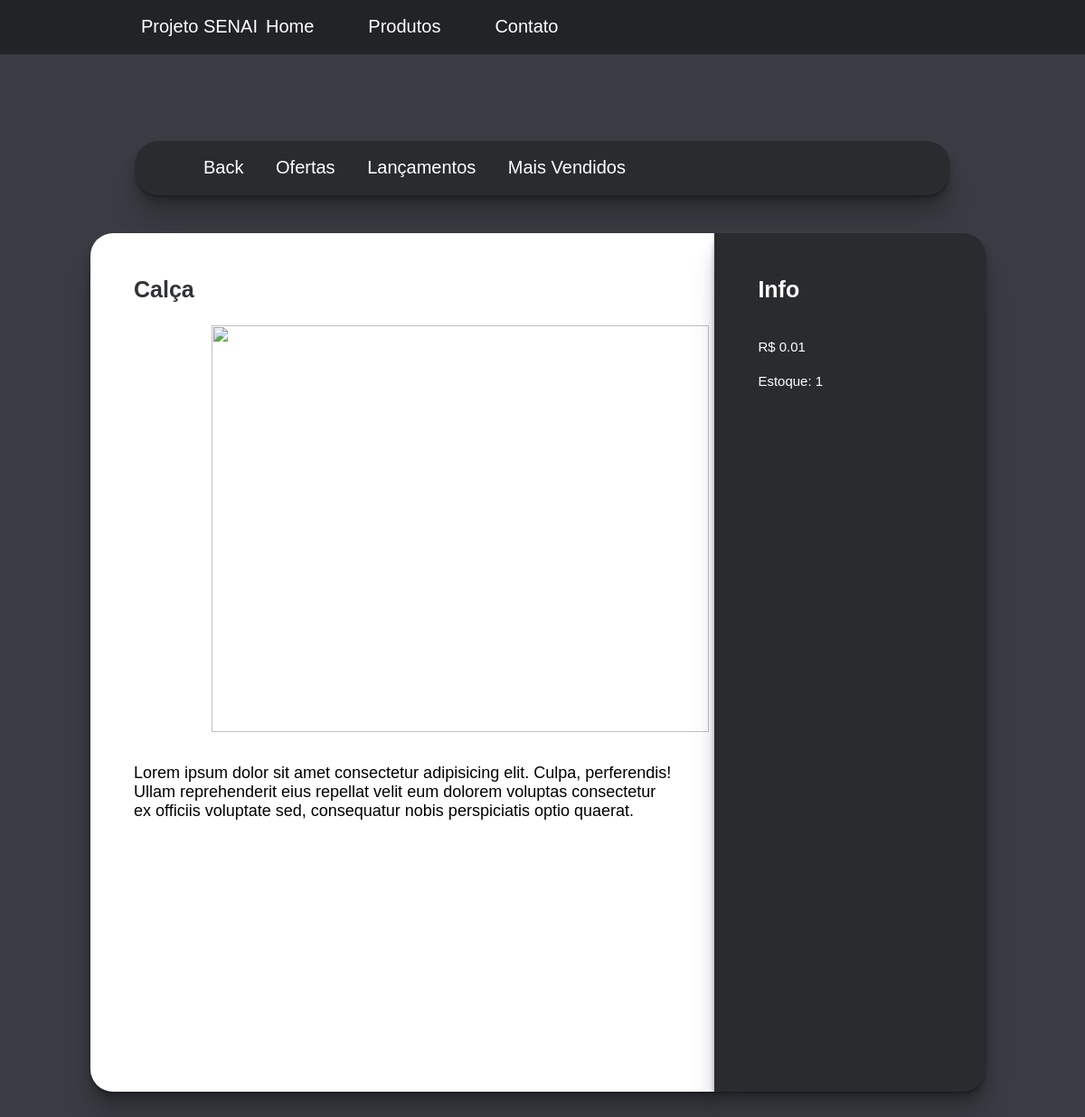
The page /produto/18 on the database its author committed.
### core/models.py (models this page shows, shortened)
class Produto(models.Model):
    nome = models.CharField(max_length=100)
    preco = models.DecimalField(decimal_places=2, max_digits=5)
    description = models.TextField(max_length=1250)
    image = CloudinaryField(blank=True)
    image_1 = CloudinaryField(blank=True)
    image_2 = CloudinaryField(blank=True)
    image_3 = CloudinaryField(blank=True)
    image_4 = CloudinaryField(blank=True)
    estoque = models.IntegerField()

### core/views.py (the view)
# urls.py: path('produto/<int:id>', produto, name='produto'),
def produto(request, id):
    produto = Produto.objects.get(id=id)
    context = {
        'produto': produto
    }
    return render(request, 'produto.html', context)

### core/templates/produto.html (shortened to what this page needs)
{% load static %} {% load cloudinary %}
<!DOCTYPE html>
<html lang="pt-br">
<head>
    <link rel="stylesheet" href="{% static 'css/fundo.css' %}">
    <link rel="stylesheet" href="{% static 'css/navbar.css' %}">
    <link rel="stylesheet" href="{% static 'css/button.css' %}">
    <link rel="stylesheet" href="{% static 'css/style-produto.css' %}">
</head>
<body>
<nav>
    <a class="logo">Projeto SENAI</a>
        <ul class="left">
            <li><a href="http://localhost:8000/home" class="button001" >Home</a></li>
            <li><a href="http://localhost:8000/produtos" class="button001" >Produtos</a></li>
            <li><a href="http://localhost:8000/contato" class="button001" >Contato</a></li>
    </ul>
</nav>
<div class="container-nav">
    <nav class="nav-produto">
        <ul>
            <li><a href="http://localhost:8000/produtos" class="button004">Back</a></li>
            <li><a href="#" class="button004">Ofertas</a></li>
            <li><a href="#" class="button004">Lançamentos</a></li>
            <li><a href="#" class="button004">Mais Vendidos</a></li>
        </ul>
    </nav>
</div>
<div class="container">
<div class="box-1">
    <h1>{{produto.nome}}</h1>
<div class="pimg-container">
    {% if produto.image %}
    <img class="pimg-1" src="{{produto.image_1.url}}" alt="">
    {% else %}
    <img class="pimg-1" src="{% static 'images/defalt-p.jpg' %}" alt="">
    <img class="pimg-2" src="{% static 'images/defalt-p.jpg' %}" alt="">
    <img class="pimg-3" src="{% static 'images/defalt-p.jpg' %}" alt="">
    <img class="pimg-4" src="{% static 'images/defalt-p.jpg' %}" alt="">
    {% endif %}
</div>
    <div class="coment-1">
        <ul class="description">
            <li>{{produto.description}}</li>
        </ul>
    </div>
</div>
<div class="box-2">
    <h2>Info</h2>
    <div class="coment-2">
        <ul class="info">
            <li>R$ {{produto.preco}}</li>
            <li>Estoque: {{produto.estoque}}</li>
        </ul>
    </div>
</div>
</div>
</body>
</html>

### core/static/css/fundo.css (style rules this page uses)
body { background-color: #393C42; overflow-y: overlay; font-family: sans-serif; }

### core/static/css/navbar.css (style rules this page uses)
* { margin: 0; padding: 0; box-sizing: border-box; }
nav { background-color: #212326; width: 100%; height: 60px; font-size: 20px; }
.logo { color: #ffffff; position: absolute; padding: 18.3px 0px; margin-left: 13%; }
.left li a { text-decoration: none; color: #ffffff; }
.left li { list-style: none; float: left; padding:0px 15px; }
.left { padding:0px 22%; }
.container-nav { flex-direction: row; justify-content: center; align-items: center; margin-top: 8%; display: flex; }
.nav-produto { box-shadow: 0 1px 1px rgba(0, 0, 0, 0.11), 0 2px 2px rgba(0, 0, 0, 0.11),0 4px 4px rgba(0, 0, 0, 0.11), 0 8px 8px rgba(0, 0, 0, 0.11),0 16px 16px rgba(0, 0, 0, 0.11), 0 32px 32px rgba(0, 0, 0, 0.11); border-radius: 25px; background-color: #292B2F; width: 75%; height: 60px; font-size: 20px; padding:0px 5%; }
.nav-produto li { display: inline-block; text-decoration: none; }
.nav-produto li a { text-decoration: none; color: #fff; }

### core/static/css/button.css (style rules this page uses)
.button001 { display: inline-block; padding: 18.3px 15px; cursor: pointer; }
.button004 { display: inline-block; padding: 18.3px 15px; cursor: pointer; }

### core/static/css/style-produto.css (style rules this page uses)
.container { width: 99.2vw; margin-top: 42px; display: inline-flex; flex-direction: row; justify-content: center; align-items: center; margin-bottom: 10%; }
h1 { color: #2F3136; font-size: 25px; }
.box-1 { box-shadow:0 1px 1px rgba(0,0,0,0.11),0 2px 2px rgba(0,0,0,0.11),0 4px 4px rgba(0,0,0,0.11),0 8px 8px rgba(0,0,0,0.11),0 16px 16px rgba(0,0,0,0.11),0 32px 32px rgba(0,0,0,0.11); border-radius: 25px 0px 0px 25px; width: 58%; height: 950px; background: #ffff; padding:48px 48px; }
.coment-1 { padding:20px 0px; font-size: 18px; }
.description { margin-top: 5px; list-style: none; margin-top: 15px; }
.info li { margin-top: 10%; list-style: none; }
.pimg-container { margin-top: 25px; margin-left: 12%; display: grid; grid-template-columns:auto 1fr 1fr; grid-template-areas: "pimg-1 pimg-2" "pimg-1 pimg-3" "pimg-1 pimg-4" ; }
.pimg-1 { width: 550px; height: 450px; grid-area: pimg-1; margin-left: 15px; }
h2 { color: #ffff; font-size: 25px; }
.box-2 { box-shadow:0 1px 1px rgba(0,0,0,0.11),0 2px 2px rgba(0,0,0,0.11),0 4px 4px rgba(0,0,0,0.11),0 8px 8px rgba(0,0,0,0.11),0 16px 16px rgba(0,0,0,0.11),0 32px 32px rgba(0,0,0,0.11); border-radius: 0px 25px 25px 0px; width: 300px; height: 950px; background: #292B2F; padding:48px 48px; }
.coment-2 { color: #ffff; padding:20px 0px; font-size: 15px; }

### rows shown on the page
Produto: nome "Calça", description "Lorem ipsum dolor sit amet consectetur adipisicing elit. Culpa, perferendis! Ullam reprehenderit eius repellat velit eum dolorem voluptas consectetur ex officiis voluptate sed, consequatur nobis perspiciatis optio quaerat.", preco "0.01", estoque "1"
